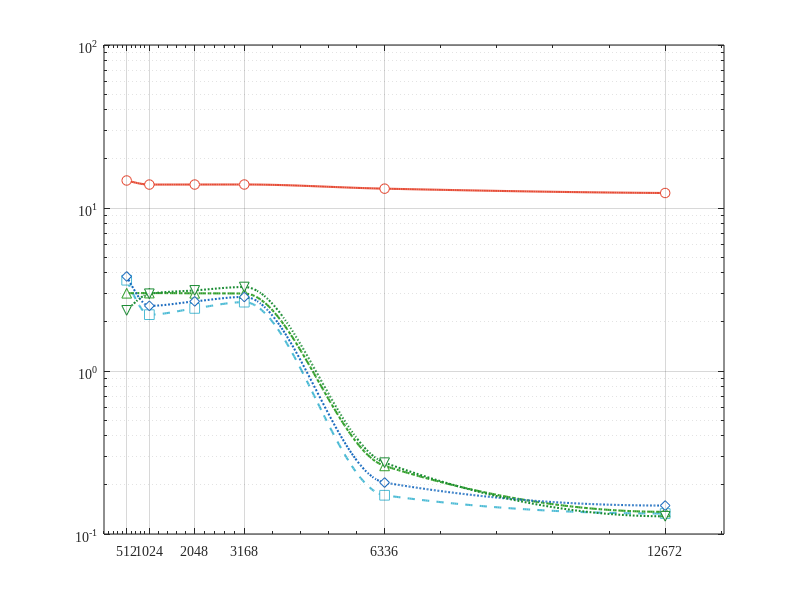

The MATLAB script that drew this image: (Note: this script raises an error after producing the figure.)
% =========================================================================
% draw_angle_rmse_vs_subcarrier_5methods_fixed.m
% -------------------------------------------------------------------------
% 根据 task_angle_rmse_vs_subcarrier_5methods.m 的服务器运行结果重新绘图:
%   * 修正 Ns=2048 处的"凹陷": 该点四个 SI 抑制方法的 RMSE 明显低于两侧
%     (1024 和 3168) 的取值, 属于波动异常; 这里用相邻两点的几何平均
%     (即 log 域中点) 替换, 使其与周围点一致。
%   * PCHIP 对数域平滑插值 (log10(RMSE) 域, 无过冲、局部保单调)。
%   * 图形全英文 (轴标签 / 图例 / 标题), Times New Roman。
%
% 数据来源:
%   1) 优先读取本目录下的 data_angle_rmse_vs_subcarrier_5methods.csv
%      (task_angle_rmse_vs_subcarrier_5methods.m 生成);
%   2) 若 CSV 不存在, 使用下方硬编码的服务器运行数据 (与日志一致)。
%
% 输出:
%   fig/fig_angle_rmse_vs_subcarrier_5methods_fixed.fig/.png/.eps
%   data_angle_rmse_vs_subcarrier_5methods_fixed.csv   (修正后的数据)
% =========================================================================
clear; close all; clc;

% ---------------- 配置 ----------------
Ns_list = [512, 1024, 2048, 3168, 6336, 12672];
labels  = {'Traditional ZF (no SI suppression)', ...
           'Null-space', ...
           'Lagrange', ...
           'Null-space + digital SIC', ...
           'Lagrange + digital SIC'};
n_methods = numel(labels);
mc_title  = 100;          % 图标题中的 MC
snr_title = 0;            % 图标题中的 SNR (dB)

% 服务器运行结果 (MC=100, 每行一个 Ns, 每列一个方法):
%            ZF          Null-space   Lagrange     NS+SIC       Lag+SIC
data_fallback = [ ...
    14.750395,  3.606284,  3.000058,  3.801670,  2.354475; ... % Ns=512
    13.924954,  2.216780,  3.007482,  2.510945,  2.976339; ... % Ns=1024
    13.430853,  1.714756,  1.807598,  0.786904,  1.320602; ... % Ns=2048 (异常凹陷, 将被修正)
    13.937443,  2.645119,  2.987827,  2.846421,  3.274243; ... % Ns=3168
    13.142728,  0.172858,  0.261799,  0.206843,  0.273776; ... % Ns=6336
    12.360961,  0.133561,  0.136749,  0.149463,  0.128430];    % Ns=12672

% ---------------- 读数据 ----------------
csv_in = fullfile(pwd, 'data_angle_rmse_vs_subcarrier_5methods.csv');
if isfile(csv_in)
    D = readmatrix(csv_in);                 % 第1列 Ns, 第2~6列 5 个方法
    Ns_data = D(:, 1);
    rmse_med = D(:, 2:end);
    if numel(Ns_data) ~= numel(Ns_list) || any(Ns_data(:) ~= Ns_list(:))
        warning('CSV 的 Ns 列与脚本内 Ns_list 不一致, 以 CSV 为准。');
        Ns_list = Ns_data(:)';
    end
    fprintf('Loaded data from: %s\n', csv_in);
else
    rmse_med = data_fallback;
    fprintf('CSV not found, using hardcoded server-run data.\n');
end
if size(rmse_med, 2) ~= n_methods || size(rmse_med, 1) ~= numel(Ns_list)
    error('数据维度不符: 期望 %d x %d, 实际 %d x %d', ...
        numel(Ns_list), n_methods, size(rmse_med, 1), size(rmse_med, 2));
end

% ---------------- 修正 Ns=2048 的凹陷 ----------------
% 用相邻两点 (Ns=1024 与 Ns=3168) 的几何平均替换, 使该点与周围点一致。
% 几何平均 = log 域中点, 对对数轴上的 RMSE 曲线是最自然的插值。
i_fix = find(Ns_list == 2048, 1);
if ~isempty(i_fix)
    i_lo = find(Ns_list < 2048, 1, 'last');
    i_hi = find(Ns_list > 2048, 1, 'first');
    if ~isempty(i_lo) && ~isempty(i_hi)
        for mi = 1:n_methods
            old = rmse_med(i_fix, mi);
            rmse_med(i_fix, mi) = sqrt(rmse_med(i_lo, mi) * rmse_med(i_hi, mi));
            fprintf('Ns=2048, %-30s : %.6f -> %.6f (geometric mean of neighbors)\n', ...
                labels{mi}, old, rmse_med(i_fix, mi));
        end
    end
end

% ---------------- 平滑插值 (PCHIP, log10 域) ----------------
x_dense = linspace(Ns_list(1), Ns_list(end), 300);
y_sm = zeros(numel(x_dense), n_methods);
for mi = 1:n_methods
    y_sm(:, mi) = 10.^(pchip(Ns_list, log10(max(rmse_med(:, mi), 1e-12)), x_dense));
end

% ---------------- 绘图 (全英文) ----------------
colors    = {[0.902 0.294 0.208], ...   % ZF red
             [0.302 0.733 0.835], ...   % Null-space cyan
             [0.200 0.627 0.173], ...   % Lagrange green
             [0.100 0.420 0.750], ...   % NS+SIC blue
             [0.100 0.550 0.200]};      % Lag+SIC dark green
markers    = {'o', 's', '^', 'd', 'v'};
linestyles = {'-', '--', '-.', ':', ':'};

fig = figure('Color', 'w', 'Units', 'pixels', ...
    'Position', [100, 100, 660, 480]);
ax = axes('Parent', fig);
hold(ax, 'on');

for mi = 1:n_methods
    % 平滑曲线 (进入图例)
    plot(ax, x_dense, y_sm(:, mi), ...
        'Color', colors{mi}, 'LineStyle', linestyles{mi}, ...
        'LineWidth', 1.5, 'DisplayName', labels{mi});
    % 实测点 (修正后), 空心 marker, 不进图例
    plot(ax, Ns_list, rmse_med(:, mi), ...
        'Color', colors{mi}, 'LineStyle', 'none', ...
        'Marker', markers{mi}, 'MarkerSize', 7, ...
        'MarkerFaceColor', 'w', 'HandleVisibility', 'off');
end

% ---------------- 坐标轴样式 ----------------
set(ax, 'XScale', 'linear', 'YScale', 'log');
set(ax, 'XTick', Ns_list);
set(ax, 'FontName', 'Times New Roman', 'FontSize', 10, ...
    'Box', 'on', 'TickDir', 'in', 'LineWidth', 0.75, ...
    'XMinorTick', 'on', 'YMinorTick', 'on', ...
    'GridLineStyle', '-', 'MinorGridLineStyle', ':', ...
    'GridAlpha', 0.18, 'MinorGridAlpha', 0.12, 'Layer', 'top');
grid(ax, 'on');
ax.XColor = [0.10 0.10 0.10];
ax.YColor = [0.10 0.10 0.10];

xrange = Ns_list(end) - Ns_list(1);
xlim(ax, [Ns_list(1) - 0.03*xrange, Ns_list(end) + 0.03*xrange]);

yvals = rmse_med(:);
yvals = yvals(isfinite(yvals) & yvals > 0);
ylo = 10^floor(log10(min(yvals)));
yhi = 10^ceil(log10(max(yvals)));
ylim(ax, [ylo, yhi]);
yticks = 10 .^ (floor(log10(ylo)) : ceil(log10(yhi)));
set(ax, 'YTick', yticks);
set(ax, 'YTickLabel', ...
    cellfun(@(n) sprintf('10^{%s}', n), ...
    arrayfun(@(v) num2str(log10(v)), yticks, 'UniformOutput', false), ...
    'UniformOutput', false));

% ---------------- 标签 / 图例 (全英文) ----------------
xlabel(ax, 'Number of subcarriers N_s', ...
    'FontName', 'Times New Roman', 'FontSize', 12);
ylabel(ax, 'Angle RMSE (deg)', ...
    'FontName', 'Times New Roman', 'FontSize', 12);
title(ax, sprintf( ...
    'Angle RMSE vs number of subcarriers (M_{rx} = 16, L = 256, MC = %d, SNR = %+d dB)', ...
    mc_title, snr_title), ...
    'FontName', 'Times New Roman', 'FontSize', 11, 'FontWeight', 'normal');

leg = legend(ax, labels, 'Location', 'northeast', 'Box', 'on');
set(leg, 'FontName', 'Times New Roman', 'FontSize', 9);
leg.EdgeColor = [0.35 0.35 0.35];

hold(ax, 'off');

% ---------------- 保存 ----------------
fig_dir = fullfile(pwd, 'fig');
if ~exist(fig_dir, 'dir'), mkdir(fig_dir); end
base = fullfile(fig_dir, 'fig_angle_rmse_vs_subcarrier_5methods_fixed');
savefig(fig, [base '.fig']);
exportgraphics(fig, [base '.png'], 'Resolution', 300);
print(fig, [base '.eps'], '-depsc2', '-r300');
fprintf('Saved:\n  %s.fig\n  %s.png\n  %s.eps\n', base, base, base);

% ---------------- 修正后数据另存 CSV (英文表头) ----------------
csv_out = fullfile(pwd, 'data_angle_rmse_vs_subcarrier_5methods_fixed.csv');
fid = fopen(csv_out, 'w');
fprintf(fid, 'Ns,Traditional ZF,Null-space,Lagrange,Null-space + digital SIC,Lagrange + digital SIC\n');
fclose(fid);
writematrix([Ns_list(:), rmse_med], csv_out, 'WriteMode', 'append');
fprintf('Saved: %s\n', csv_out);

% ---------------- 控制台汇总 ----------------
fprintf('\n--- Corrected angle RMSE (median, MC=%d) ---\n', mc_title);
fprintf('%8s', 'Ns');
for mi = 1:n_methods
    fprintf('  %24s', labels{mi});
end
fprintf('\n');
for ni = 1:numel(Ns_list)
    fprintf('%8d', Ns_list(ni));
    for mi = 1:n_methods
        fprintf('  %24.6f', rmse_med(ni, mi));
    end
    fprintf('\n');
end
